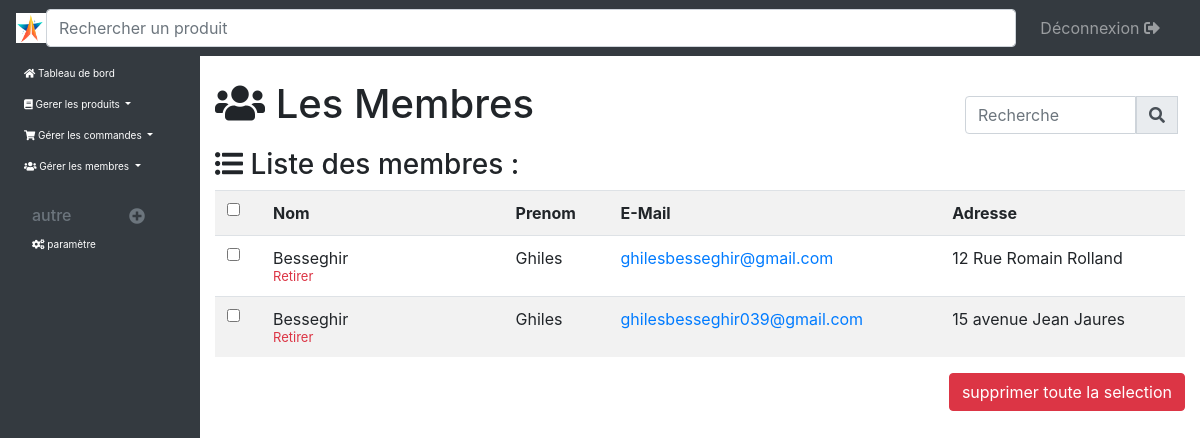
/Espace_admin/controleur/listeMembres_controleur.php (signed in), run on the app's committed database.
### tables this page shows
CREATE TABLE IF NOT EXISTS `membres` (
  `id` int NOT NULL AUTO_INCREMENT,
  `nom` varchar(20) NOT NULL,
  `prenom` varchar(20) NOT NULL,
  `mail` varchar(255) NOT NULL,
  `pass` varchar(255) NOT NULL,
  `adress` varchar(255) NOT NULL,
  PRIMARY KEY (`id`)
);

### Espace_admin/controleur/listeMembres_controleur.php (called while the page is built, shortened)
<?php
    include('../../autre/bdd.php');
    include('../modele/membres_modele.php');
    if(isset($_GET['rech'])){
        $terme= htmlspecialchars($_GET['rech']);
		$terme= trim($terme);
		$terme = strip_tags($terme);
		$membres=rech($terme);
    }else{
        $membres = get_membres();
    }
    include('../vue/listeMembres_vue.php');
?>

### Espace_admin/modele/membres_modele.php (called while the page is built, shortened)
<?php
    function get_membres(){
		global $bdd;
		$rep = $bdd->query ('SELECT * FROM membres ORDER BY id DESC ');
		return $rep;
	}
?>

### Espace_admin/vue/listeMembres_vue.php (the view, shortened to what this page needs)
<html>
<head>
    <link rel="stylesheet" href="../../css/bootstrap/dist/css/bootstrap.min.css" />
    <link rel="stylesheet" href="../../css/bootstrap/icone/css/all.css">
    <link href="../../css/style_admin.css" rel="stylesheet" />
</head>
<body>
    <?php include("../autre/menu.php"); ?>
    <section class="container-fluid col-lg-10 offset-lg-2 col-md-9 offset-md-3" id='princi'>
        <div class="row">
            <h1 style="margin-bottom:20px;" class="col-sm-9"><i class="fas fa-users"></i> Les Membres </h1>
            <form class="form-inline my-2 my-lg-0 col-sm-3" style="padding-top:10px;" method="get" action="listeMembres_controleur.php?">
                <div class="input-group mb-2 mr-sm-2">
                    <input type="search" class="form-control" placeholder="Recherche" id="recherche" name="rech">
                    <div class="input-group-prepend">
                        <button type="submit" class="input-group-text" id="logosearch"><i class="fas fa-search"></i></button>
                    </div>
                </div>
            </form>
        </div>
        <article>
            <div class="row">
                <h3 class=" col-sm-5"><i class="fas fa-list-ul"></i> Liste des membres :</h3>
            </div>
            <div class="table-responsive">
                <form method="post" action="listeMembres_controleur.php">
                    <table class="table table-striped table-condensed ">
                        <tr>
                            <th><input type="checkbox" id="all" onclick="rep();" /></th>
                            <th>Nom</th>
                            <th>Prenom</th>
                            <th>E-Mail</th>
                            <th>Adresse</th>
                        </tr>
                        <?php while($membre=$membres->fetch()){?>
                        <tr>
                            <td><input type="checkbox" name="num[]" value="<?php echo $membre['id']; ?>" /></td>
                            <td style="width:25%;">
                                <?php echo $membre['nom']; ?><br />
                                <span style="font-size:13px; ">
                                    <a href="#" data-toggle="modal" data-target="#alert_anul<?php echo $membre['id']; ?>" style="color:#dc3545;">Retirer</a>
                                </span>
                            </td>
                            <td><?php echo $membre['prenom']; ?></td>
                            <td><a href="mailto:<?php echo $membre['mail']; ?>"><?php echo $membre['mail']; ?></a></td>
                            <td><?php echo $membre['adress']; ?></td>
                        </tr>
                        <?php } ?>
                    </table>
                    <input type="submit" value="supprimer toute la selection" name="suppSlec" class="btn btn-danger float-right" />
                </form>
            </div>
        </article>
    </section>
</body>
</html>

### css/style_admin.css (style rules this page uses)
#princi { margin-top: 80px; margin-bottom: 80px; }

### data on the page
membres: nom "Besseghir", prenom "Ghiles", mail "ghilesbesseghir@gmail.com", adress "12 Rue Romain Rolland"
membres: nom "Besseghir", prenom "Ghiles", mail "ghilesbesseghir039@gmail.com", adress "15 avenue Jean Jaures"
